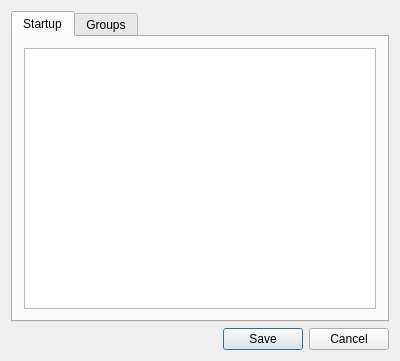
<?xml version="1.0" encoding="UTF-8"?>
<ui version="4.0">
 <class>vogleditor_QSettingsDialog</class>
 <widget class="QDialog" name="vogleditor_QSettingsDialog">
  <property name="geometry">
   <rect>
    <x>0</x>
    <y>0</y>
    <width>400</width>
    <height>361</height>
   </rect>
  </property>
  <property name="windowTitle">
   <string>Settings</string>
  </property>
  <layout class="QVBoxLayout" name="verticalLayout">
   <item>
    <widget class="QTabWidget" name="tabWidget">
     <property name="currentIndex">
      <number>0</number>
     </property>
     <widget class="QWidget" name="tab">
      <attribute name="title">
       <string>Startup</string>
      </attribute>
      <layout class="QVBoxLayout" name="verticalLayout_2">
       <item>
        <widget class="QTextEdit" name="textEdit"/>
       </item>
      </layout>
     </widget>
     <widget class="QWidget" name="tabGroups">
      <attribute name="title">
       <string>Groups</string>
      </attribute>
      <layout class="QVBoxLayout" name="verticalLayout_tabGroups">
       <item>
        <widget class="QCheckBox" name="checkboxStateRender">
         <property name="text">
          <string>State/Render groups</string>
         </property>
        </widget>
       </item>
       <item>
        <widget class="QGroupBox" name="groupboxDebugMarker">
         <property name="title">
          <string>Debug marker groups</string>
         </property>
         <layout class="QVBoxLayout" name="vLayout_groupboxDebugMarker"/>
        </widget>
       </item>
       <item>
        <widget class="QGroupBox" name="groupboxNestOptions">
         <property name="title">
          <string>Nest options</string>
         </property>
         <property name="checkable">
          <bool>true</bool>
         </property>
         <layout class="QVBoxLayout" name="vLayout_groupboxNestOptions">
          <item>
           <widget class="QScrollArea" name="scrollArea">
            <property name="widgetResizable">
             <bool>true</bool>
            </property>
            <widget class="QWidget" name="scrollAreaWidgetContents">
             <property name="geometry">
              <rect>
               <x>0</x>
               <y>0</y>
               <width>334</width>
               <height>153</height>
              </rect>
             </property>
             <layout class="QVBoxLayout" name="vLayout_groupboxNestOptionsScrollarea"/>
            </widget>
           </widget>
          </item>
         </layout>
        </widget>
       </item>
      </layout>
     </widget>
    </widget>
   </item>
   <item>
    <widget class="QDialogButtonBox" name="buttonBox">
     <property name="orientation">
      <enum>Qt::Horizontal</enum>
     </property>
     <property name="standardButtons">
      <set>QDialogButtonBox::Cancel|QDialogButtonBox::Save</set>
     </property>
    </widget>
   </item>
  </layout>
 </widget>
 <layoutdefault spacing="6" margin="11"/>
 <resources/>
 <connections>
  <connection>
   <sender>buttonBox</sender>
   <signal>accepted()</signal>
   <receiver>vogleditor_QSettingsDialog</receiver>
   <slot>accept()</slot>
   <hints>
    <hint type="sourcelabel">
     <x>248</x>
     <y>254</y>
    </hint>
    <hint type="destinationlabel">
     <x>157</x>
     <y>274</y>
    </hint>
   </hints>
  </connection>
  <connection>
   <sender>buttonBox</sender>
   <signal>rejected()</signal>
   <receiver>vogleditor_QSettingsDialog</receiver>
   <slot>reject()</slot>
   <hints>
    <hint type="sourcelabel">
     <x>316</x>
     <y>260</y>
    </hint>
    <hint type="destinationlabel">
     <x>286</x>
     <y>274</y>
    </hint>
   </hints>
  </connection>
 </connections>
</ui>
